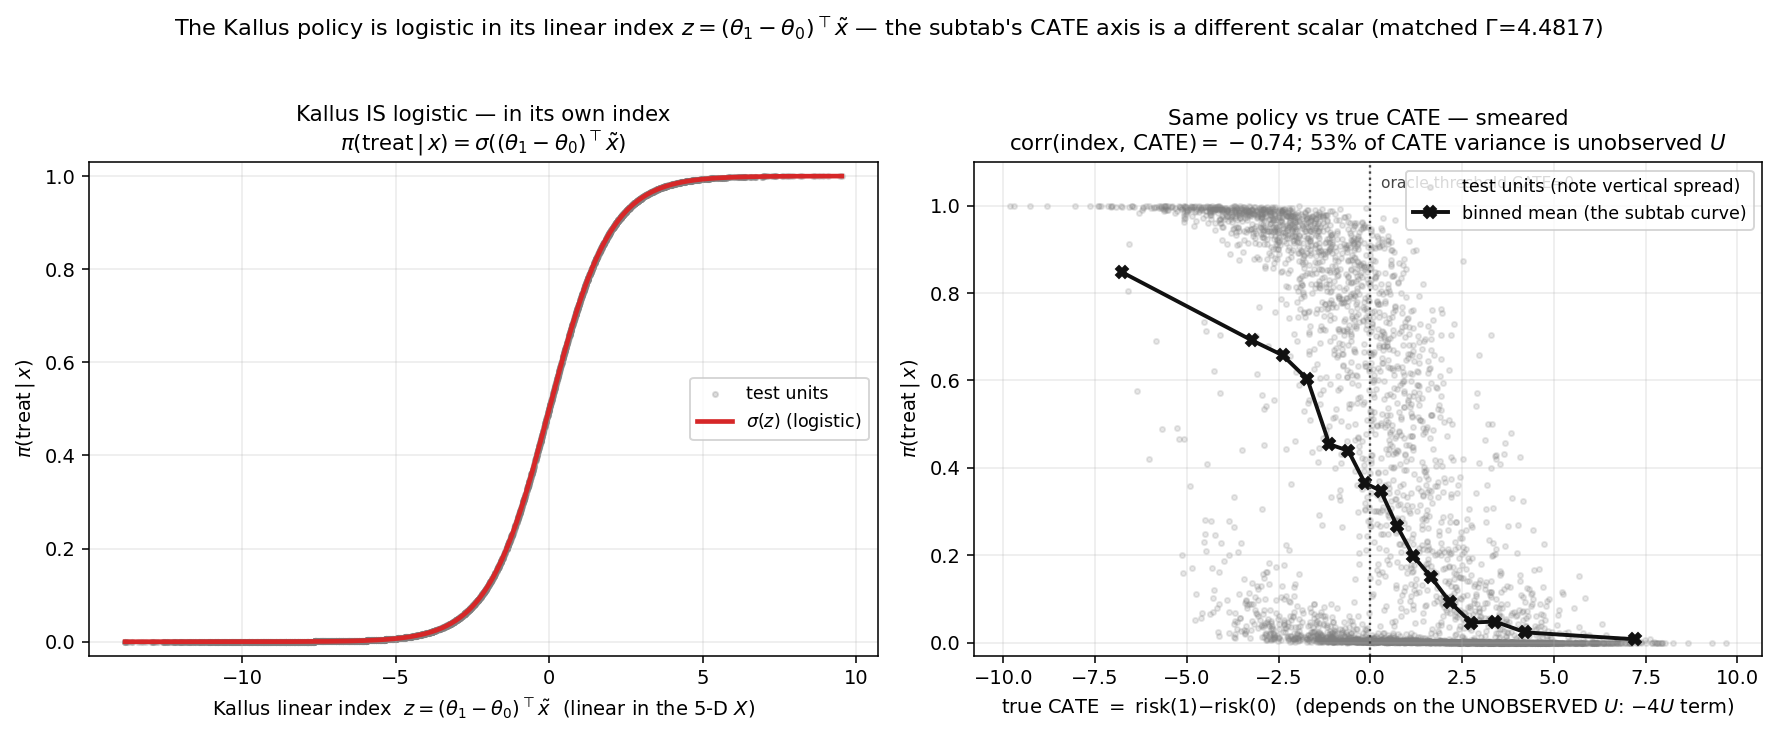

Here is the Python script that generated this plot:
"""Demonstrate that our Kallus policy IS logistic — it is a clean sigmoid in its own linear index
(θ₁−θ₀)·x̃, and only looks 'smeared' when re-plotted against the true CATE (a different scalar that also
depends on the unobserved U). Two-panel figure for the index.html 'Kallus DGP · our methods' subtab.
Reproduces theta at the matched Γ from the same seed-0 data as kallus_methods.py."""
import sys, importlib.util
import numpy as np
from pathlib import Path
import matplotlib; matplotlib.use("Agg")
import matplotlib.pyplot as plt
NEW=Path("/Users/mohammadsaeedhaghi/Desktop/01-Research/paper - policy optimization under unobsorved confounder - code/code 1.1")
sys.path.insert(0,str(NEW)); import common
ASSETS=NEW/"assets"/"kallus_methods"
def load(n,rel):
    sp=importlib.util.spec_from_file_location(n,str(NEW/rel)); m=importlib.util.module_from_spec(sp); sys.modules[n]=m; sp.loader.exec_module(m); return m
kal=load("kal","methods/Kallus/kallus.py"); fit_kallus=kal.fit_kallus; predict_kallus=kal.predict_kallus
# ---- Kallus §7.1.1 DGP (verbatim) ----
BETA_CONS=2.5; BETA_X=np.array([0,.5,-0.5,0,0,0.0]); BETA_X_T=np.array([-1.5,1,-1.5,1.,0.5,0.0])
BETA_TC=np.array([0,.75,-.5,0,-1,0.0]); MU_X=np.array([-1,.5,-1,0,-1.0]); ALPHA=-2.0; WCOEF=1.5; LG_TRUE=1.5
def sig(z): z=np.asarray(z,float); return 1/(1+np.exp(-np.clip(z,-40,40)))
def get_bnds(Q,LG): Q=np.asarray(Q,float); eL=np.exp(LG); eLm=np.exp(-LG); return 1.0/(eL*Q/(1-Q+eL*Q)),1.0/(eLm*Q/(1-Q+eLm*Q))
def real_risk(T,xa,u): T=np.asarray(T,float); return T*BETA_CONS+xa@BETA_X+(xa@BETA_X_T)*T+ALPHA*u*(2*T-1)+WCOEF*u
def generate(n,rng):
    u=(rng.random(n)>0.5).astype(float); x=rng.standard_normal((n,5))+MU_X*(2*u-1)[:,None]; xa=np.hstack([x,np.ones((n,1))])
    nominal=sig(xa@BETA_TC); optT=(real_risk(np.ones(n),xa,u)<real_risk(np.zeros(n),xa,u)).astype(int)
    a_bnd,b_bnd=get_bnds(nominal,LG_TRUE); trueQ=np.where(optT==1,1/a_bnd,1/b_bnd)
    T=(rng.random(n)<trueQ).astype(int); Y=real_risk(T,xa,u)+2*rng.standard_normal(n)
    return x,xa,u,T,Y
K=2; n_tr=400; n_te=4000; mG=round(float(np.exp(LG_TRUE)),4)
rng=np.random.default_rng(0)
xtr,xatr,utr,Ttr,Ytr=generate(n_tr,rng); xte,xate,ute,Tte,Yte=generate(n_te,rng)
Yrew=-Ytr; w,_=common.ipw_weights_from_data(xtr,Ttr,K)
kth=fit_kallus(xtr,Ttr,Yrew,w,n_arms=K,Gamma=mG,maximize=True,wasserstein=False,basis=("affine",),n_iters=20,n_restarts=4,seed=0).theta
p1=predict_kallus(kth,xte,("affine",)).T[1]                 # π(treat | x) on test
p1c=np.clip(p1,1e-6,1-1e-6); index=np.log(p1c/(1-p1c))       # logit index = (θ1−θ0)·x̃ (linear in X)
cate=real_risk(np.ones(n_te),xate,ute)-real_risk(np.zeros(n_te),xate,ute)   # true CATE = 2.5 + β_treat·x̃ − 4U
corr=float(np.corrcoef(index,cate)[0,1])
# decompose CATE: observed part (2.5 + β_treat·x̃) vs unobserved −4U part
cate_obs=BETA_CONS+xate@BETA_X_T; cate_u=2*ALPHA*ute        # = −4U; cate = cate_obs + cate_u (check)
print(f"theta diff≈ logit-linear; corr(index, CATE)={corr:.3f}; "
      f"share of CATE variance from unobserved U = {np.var(cate_u)/np.var(cate):.2f}",flush=True)
# ---- figure ----
edges=np.quantile(cate,np.linspace(0,1,17)); ctr=0.5*(edges[:-1]+edges[1:]); idx=np.clip(np.digitize(cate,edges)-1,0,len(ctr)-1)
binmean=np.array([p1[idx==b].mean() if (idx==b).any() else np.nan for b in range(len(ctr))])
fig,(axL,axR)=plt.subplots(1,2,figsize=(12.8,5.2),dpi=140)
# Panel A: π vs its OWN logit index → exact sigmoid
o=np.argsort(index)
axL.scatter(index,p1,s=7,alpha=.25,color="#7f7f7f",label="test units")
zz=np.linspace(index.min(),index.max(),300); axL.plot(zz,sig(zz),color="#d62728",lw=2.4,label=r"$\sigma(z)$ (logistic)")
axL.set_xlabel(r"Kallus linear index  $z=(\theta_1-\theta_0)^\top \tilde x$  (linear in the 5-D $X$)")
axL.set_ylabel(r"$\pi(\mathrm{treat}\,|\,x)$"); axL.set_ylim(-.03,1.03)
axL.set_title("Kallus IS logistic — in its own index\n$\\pi(\\mathrm{treat}\\,|\\,x)=\\sigma((\\theta_1-\\theta_0)^\\top \\tilde{x})$",fontsize=11)
axL.grid(alpha=.25); axL.legend(fontsize=9,loc="center right")
# Panel B: same π vs TRUE CATE → smeared (vertical spread + binned mean)
axR.scatter(cate,p1,s=7,alpha=.18,color="#7f7f7f",label="test units (note vertical spread)")
axR.plot(ctr,binmean,'-X',color="#111",lw=2,ms=6,label="binned mean (the subtab curve)")
axR.axvline(0,ls=':',color="#444",lw=1.2); axR.text(0.3,1.04,"oracle threshold CATE=0",fontsize=8,color="#444")
axR.set_xlabel(r"true CATE $=$ risk(1)$-$risk(0)   (depends on the UNOBSERVED $U$: $-4U$ term)")
axR.set_ylabel(r"$\pi(\mathrm{treat}\,|\,x)$"); axR.set_ylim(-.03,1.10)
axR.set_title(f"Same policy vs true CATE — smeared\ncorr(index, CATE)$={corr:.2f}$; {np.var(cate_u)/np.var(cate)*100:.0f}% of CATE variance is unobserved $U$",fontsize=11)
axR.grid(alpha=.25); axR.legend(fontsize=9,loc="upper right")
fig.suptitle(f"The Kallus policy is logistic in its linear index $z=(\\theta_1-\\theta_0)^\\top \\tilde{{x}}$ — the subtab's CATE axis is a different scalar (matched Γ={mG})",y=1.0,fontsize=11.5)
fig.tight_layout(rect=[0,0,1,0.97]); fig.savefig(ASSETS/"kallus_logit_shape.png",bbox_inches="tight"); plt.close(fig)
np.savez(ASSETS/"kallus_logit_shape.npz",index=index,p1=p1,cate=cate,cate_bins=ctr,binmean=binmean,corr=corr,
         u_var_share=float(np.var(cate_u)/np.var(cate)))
print("DONE ->",ASSETS/"kallus_logit_shape.png")
